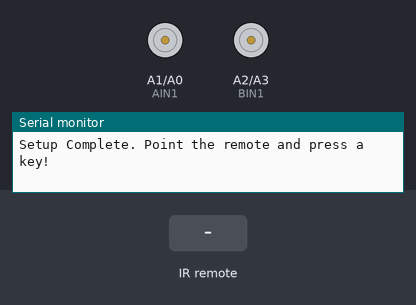
This sketch was run on a simulated Arduino Uno, built with avr-gcc and run on an emulated ATmega328P. On the bench: motor-driver pin pairs drawn as motors (green arrow = first pin HIGH = forward, orange = second pin HIGH = backward, longer = more drive, scaled by the enable pin), the last lines printed to the serial monitor. Wiring (inferred from the names in the program): IR receiver: data pin 4. The inputs (shaded band) are chosen by the test bench.

Above: at 1.2 s.
1.3 s: infrared code 0x18 received
At 1.46 s:
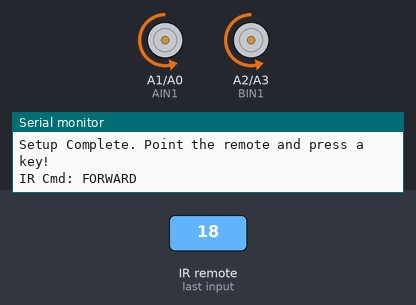
3.0 s: infrared code 0x52 received
At 3.16 s:
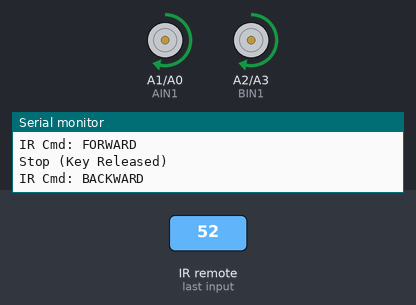
4.7 s: infrared code 0x08 received
At 4.86 s:
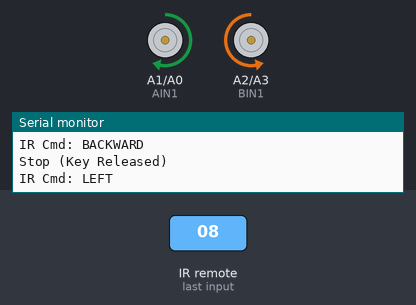
6.4 s: infrared code 0x5A received
At 6.56 s:
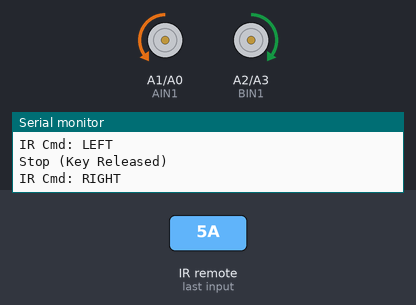
Timing chart, 0 to 9.1 s (numbered marks = the images above; inputs shaded):
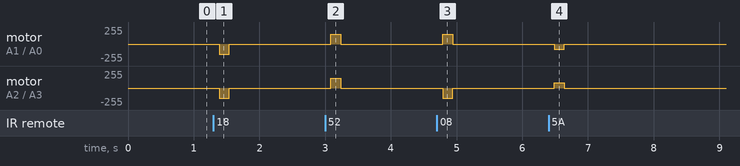

The sketch:

05-IR-Remote.ino
```cpp
/*
   Experiment 05: Infrared (IR) Communication & NEC Protocol Decodes

   This sketch reads the infrared remote control signal using digital
   pin D4. It uses a custom bit-bang decoder to decode the NEC protocol,
   checks checksum integrity, and navigates the robot at adjustable speeds.

   Decoded bytes and operations are logged to the Serial Monitor at 115200 baud.
*/

// H-Bridge Pin Definitions
#define PWMA 6  // Left Motor Speed pin (ENA)
#define AIN2 A0 // Left Motor Direction 2
#define AIN1 A1 // Left Motor Direction 1
#define PWMB 5  // Right Motor Speed pin (ENB)
#define BIN1 A2 // Right Motor Direction 1
#define BIN2 A3 // Right Motor Direction 2

// IR Receiver Pin
#define IR_PIN 4

// NEC Protocol Command Key Mapping
#define KEY2 0x18       // Forward
#define KEY8 0x52       // Backward
#define KEY4 0x08       // Left
#define KEY6 0x5A       // Right
#define KEY5 0x1C       // Stop
#define SpeedDown 0x07  // VOL-
#define SpeedUp 0x15    // VOL+
#define ResetSpeed 0x09 // EQ
#define Repeat 0xFF     // Continuous button hold

// Calibration speed offsets
const int LEFT_SPEED_OFFSET = 0;
const int RIGHT_SPEED_OFFSET = 0;

int currentSpeed = 150; // Initial default speed
unsigned long lastPacketTime = 0;
unsigned char decodedCommand;
bool activeMovement = false;

// Function Prototypes
bool IR_decode(unsigned char *code);
void executeIRCommand();
void forward();
void backward();
void left();
void right();
void stopMotors();

void setup() {
  Serial.begin(115200);
  Serial.println("AlphaBot2 Experiment 05 - IR Control starting...");

  pinMode(IR_PIN, INPUT);

  // Configure motor driver pins
  pinMode(PWMA, OUTPUT);
  pinMode(PWMB, OUTPUT);
  pinMode(AIN1, OUTPUT);
  pinMode(AIN2, OUTPUT);
  pinMode(BIN1, OUTPUT);
  pinMode(BIN2, OUTPUT);

  stopMotors();
  Serial.println("Setup Complete. Point the remote and press a key!");
}

void loop() {
  // Check if a new IR command frame has been received
  if (IR_decode(&decodedCommand)) {
    activeMovement = true;
    lastPacketTime = millis(); // Refresh packet timestamp
    executeIRCommand();
  } else {
    // If we were moving, but have not received any new command or repeat signal
    // for more than 150ms, assume the button was released and stop the robot.
    if (activeMovement) {
      if (millis() - lastPacketTime > 150) {
        activeMovement = false;
        stopMotors();
        Serial.println("Stop (Key Released)");
      }
    }
  }
}

/**
 * Custom bit-bang decoder for the standard NEC IR Protocol.
 * Checks start leader pulse, decodes 32 data bits using pulse distance timing,
 * and validates transmission using inverse checksum verification.
 */
bool IR_decode(unsigned char *code) {
  unsigned int count = 0;
  unsigned char i;
  unsigned char index = 0;
  unsigned char bitCount = 0;
  unsigned char data[4] = {0, 0, 0, 0};

  // The receiver pin is normally HIGH. A signal pulls it LOW (leader pulse).
  if (digitalRead(IR_PIN) == LOW) {
    // 1. Verify 9ms leader LOW pulse (9000us / 60us = 150 cycles)
    count = 0;
    while (digitalRead(IR_PIN) == LOW && count++ < 200) {
      delayMicroseconds(60);
    }
    if (count < 80) return false; // Too short to be a valid leader pulse

    // 2. Verify 4.5ms leader HIGH pulse (4500us / 60us = 75 cycles)
    count = 0;
    while (digitalRead(IR_PIN) == HIGH && count++ < 100) {
      delayMicroseconds(60);
    }

    // Check for Repeat Code (approx 2.25ms HIGH instead of 4.5ms)
    if (count > 25 && count < 55) {
      *code = Repeat;
      return true;
    }
    if (count < 55) return false; // Invalid preamble

    // 3. Decode 32 data bits (4 bytes)
    for (i = 0; i < 32; i++) {
      // Wait for the end of the constant 562.5us LOW spacer
      count = 0;
      while (digitalRead(IR_PIN) == LOW && count++ < 25) {
        delayMicroseconds(60);
      }

      // Measure the duration of the HIGH data interval
      count = 0;
      while (digitalRead(IR_PIN) == HIGH && count++ < 50) {
        delayMicroseconds(60);
      }

      // If the HIGH phase was longer than 20 cycles (~1.2ms), it is a logical '1'
      if (count > 20) {
        data[index] |= (1 << bitCount);
      }

      // Move to the next byte after collecting 8 bits
      if (bitCount == 7) {
        bitCount = 0;
        index++;
      } else {
        bitCount++;
      }
    }

    // 4. Validate Data Integrity Checksums
    // Address (data[0]) + Inverse Address (data[1]) must equal 255 (0xFF)
    // Command (data[2]) + Inverse Command (data[3]) must equal 255 (0xFF)
    if ((data[0] + data[1] == 0xFF) && (data[2] + data[3] == 0xFF)) {
      *code = data[2]; // Return the successfully validated command byte
      return true;
    }
  }
  return false;
}

/**
 * Triggers actions based on the validated hexadecimal code
 */
void executeIRCommand() {
  switch (decodedCommand) {
    case KEY2:
      Serial.println("IR Cmd: FORWARD");
      forward();
      break;
    case KEY4:
      Serial.println("IR Cmd: LEFT");
      left();
      break;
    case KEY5:
      Serial.println("IR Cmd: STOP");
      stopMotors();
      break;
    case KEY6:
      Serial.println("IR Cmd: RIGHT");
      right();
      break;
    case KEY8:
      Serial.println("IR Cmd: BACKWARD");
      backward();
      break;
    case SpeedUp:
      currentSpeed += 15;
      currentSpeed = constrain(currentSpeed, 0, 250);
      Serial.print("IR Cmd: SPEED UP -> Current Speed: ");
      Serial.println(currentSpeed);
      break;
    case SpeedDown:
      currentSpeed -= 15;
      currentSpeed = constrain(currentSpeed, 0, 250);
      Serial.print("IR Cmd: SPEED DOWN -> Current Speed: ");
      Serial.println(currentSpeed);
      break;
    case ResetSpeed:
      currentSpeed = 150;
      Serial.print("IR Cmd: RESET SPEED -> Current Speed: ");
      Serial.println(currentSpeed);
      break;
    case Repeat:
      // When key is held down, do not log or change anything, just maintain current state
      break;
    default:
      Serial.print("IR Cmd: UNKNOWN CODE (Hex: 0x");
      Serial.println(decodedCommand, HEX);
      break;
  }
}

/* --- Motor Drive Functions --- */

void forward() {
  int leftSpeed = constrain(currentSpeed + LEFT_SPEED_OFFSET, 0, 255);
  int rightSpeed = constrain(currentSpeed + RIGHT_SPEED_OFFSET, 0, 255);

  digitalWrite(AIN1, LOW);
  digitalWrite(AIN2, HIGH);
  digitalWrite(BIN1, LOW);
  digitalWrite(BIN2, HIGH);

  analogWrite(PWMA, leftSpeed);
  analogWrite(PWMB, rightSpeed);
}

void backward() {
  int leftSpeed = constrain(currentSpeed + LEFT_SPEED_OFFSET, 0, 255);
  int rightSpeed = constrain(currentSpeed + RIGHT_SPEED_OFFSET, 0, 255);

  digitalWrite(AIN1, HIGH);
  digitalWrite(AIN2, LOW);
  digitalWrite(BIN1, HIGH);
  digitalWrite(BIN2, LOW);

  analogWrite(PWMA, leftSpeed);
  analogWrite(PWMB, rightSpeed);
}

void right() {
  // Spin turn CW
  digitalWrite(AIN1, LOW);
  digitalWrite(AIN2, HIGH);
  digitalWrite(BIN1, HIGH);
  digitalWrite(BIN2, LOW);

  analogWrite(PWMA, 80);
  analogWrite(PWMB, 80);
}

void left() {
  // Spin turn CCW
  digitalWrite(AIN1, HIGH);
  digitalWrite(AIN2, LOW);
  digitalWrite(BIN1, LOW);
  digitalWrite(BIN2, HIGH);

  analogWrite(PWMA, 80);
  analogWrite(PWMB, 80);
}

void stopMotors() {
  analogWrite(PWMA, 0);
  analogWrite(PWMB, 0);
  digitalWrite(AIN1, LOW);
  digitalWrite(AIN2, LOW);
  digitalWrite(BIN1, LOW);
  digitalWrite(BIN2, LOW);
}
```

Measured:
- after the input at 1.3 s, motor on A1 (AIN1) / A0 (AIN2), motor on A2 (BIN1) / A3 (BIN2): stopped → backward 150/255 after 0.09 s, → stopped 0.15 s later
- after the input at 3.0 s, motor on A1 (AIN1) / A0 (AIN2), motor on A2 (BIN1) / A3 (BIN2): stopped → forward 150/255 after 0.09 s, → stopped 0.15 s later
- after the input at 4.7 s, motor on A1 (AIN1) / A0 (AIN2): stopped → forward 150/255 after 0.09 s, → stopped 0.15 s later; motor on A2 (BIN1) / A3 (BIN2): stopped → backward 150/255 after 0.09 s, → stopped 0.15 s later
- after the input at 6.4 s, motor on A1 (AIN1) / A0 (AIN2): stopped → backward 80/255 after 0.09 s, → stopped 0.15 s later; motor on A2 (BIN1) / A3 (BIN2): stopped → forward 80/255 after 0.09 s, → stopped 0.15 s later
